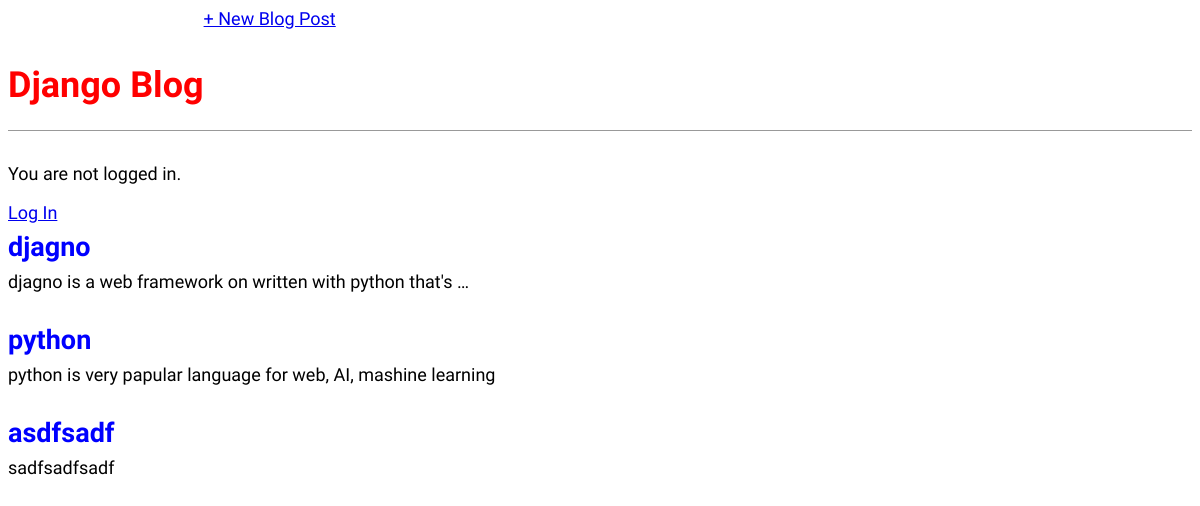
Before: / with the older database file.
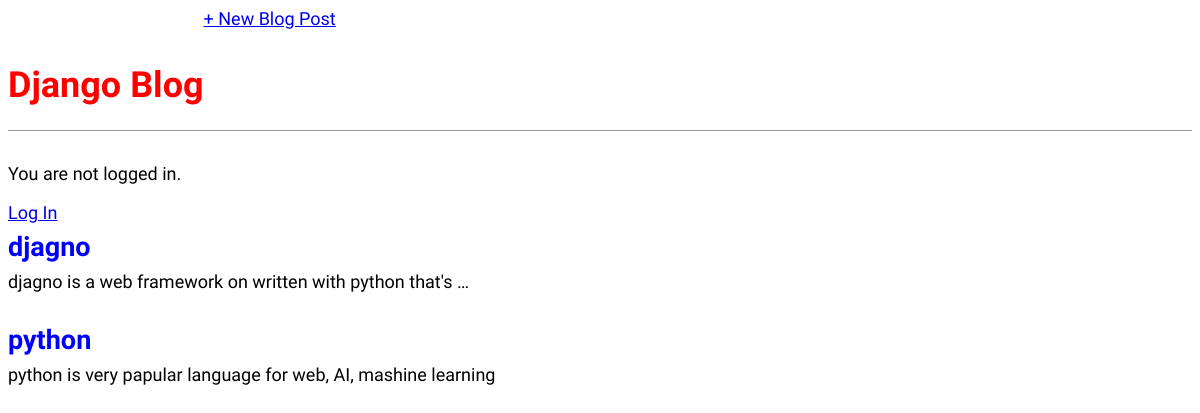
After: the same page with the newer database file.
### blog/models.py (models this page shows, shortened)
class Post(models.Model):
    title = models.CharField(max_length=200)
    author = models.ForeignKey(
        'auth.User',
        on_delete=models.CASCADE
    )
    body = models.TextField()

### blog/views.py (the view)
# urls.py: path('', BlogListView.as_view(), name='list'),
class BlogListView(ListView):
	model = Post
	template_name = 'blog/post_list.html'
	context_object_name = 'post_list'

### blog/templates/blog/post_list.html
{% extends 'blog/base.html' %}
{% block content %}
{% for post in post_list %}
	<div class="post-entry">
		<h2><a href="{% url 'blog:detail' post.pk %}">{{ post.title }}</a></h2>
		<p>{{ post.body|truncatewords:10 }}</p>
	</div>
{% endfor %}
{% endblock content %}

Changed rows visible on the page:
removed Post: title "asdfsadf", body "sadfsadfsadf"
